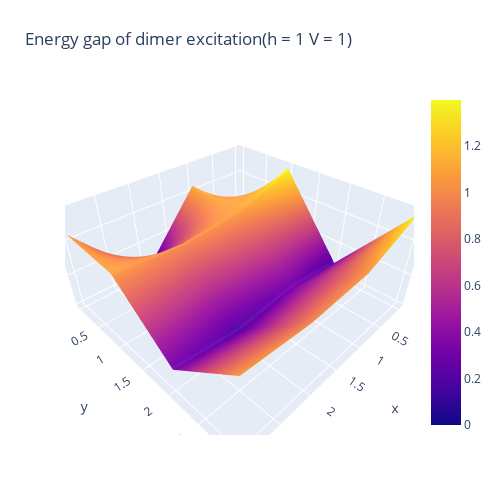

This figure's notebook cell:
### Code cell
import plotly.graph_objects as go

import pandas as pd


fig = go.Figure(data=[go.Surface(z=np.abs(a_array).T)])

fig.update_layout(title='Energy gap of dimer excitation(h = {} V = {})'.format(h,V), autosize=False,
                  width=500, height=500,
                  margin=dict(l=65, r=50, b=65, t=90))

fig.show()

### Figure 1 — Plotly figure (JSON) as saved in the notebook; plotly's stock layout.template omitted (floating-point values rounded to 4 significant figures)
{"data": [{"type": "surface", "z": [[0.1839, 1.115, 0, 1.115], [1.397, 1.06, 0.989, 1.05], [0.1899, 0.3034, 0.1979, 0.3034], [1.397, 1.05, 0.989, 1.06]]}], "layout": {"autosize": false, "height": 500, "margin": {"b": 65, "l": 65, "r": 50, "t": 90}, "title": {"text": "Energy gap of dimer excitation(h = 1 V = 1)"}, "width": 500}}
